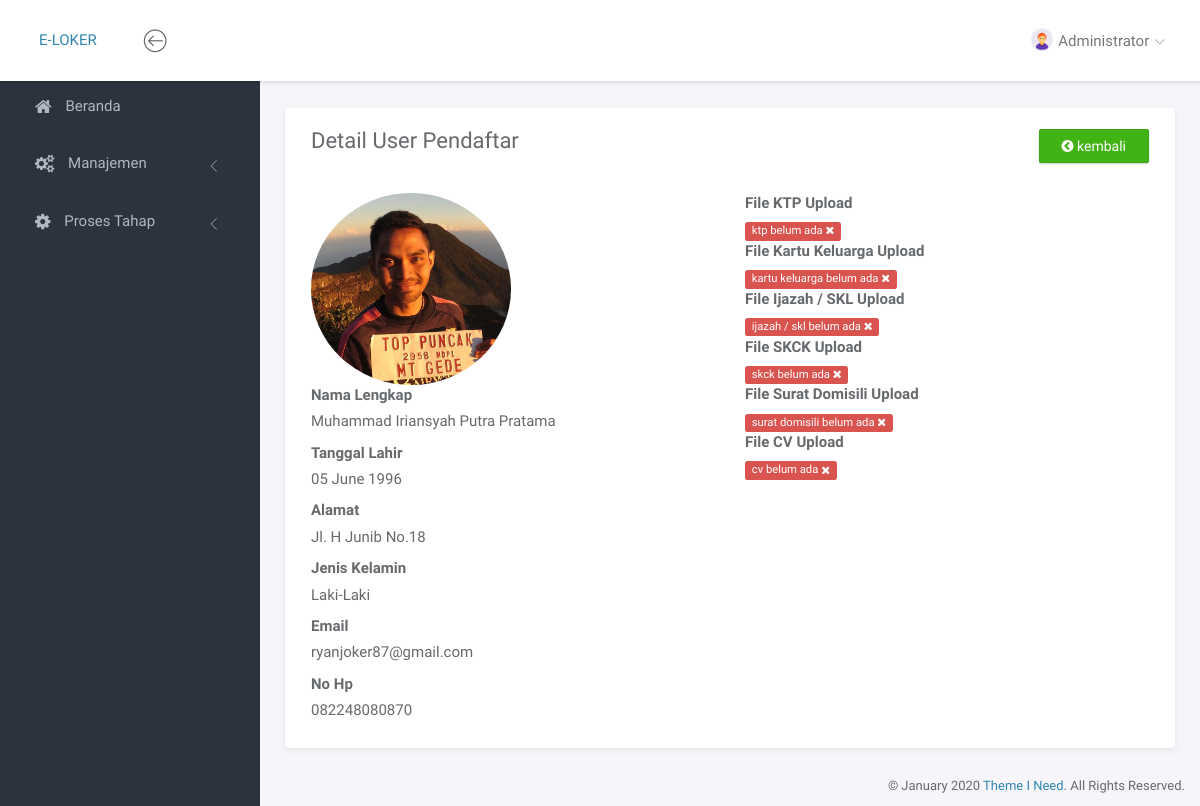
The page /portal/index.php?page=userdetail&id=USER000001 (signed in) on the database as committed earlier.
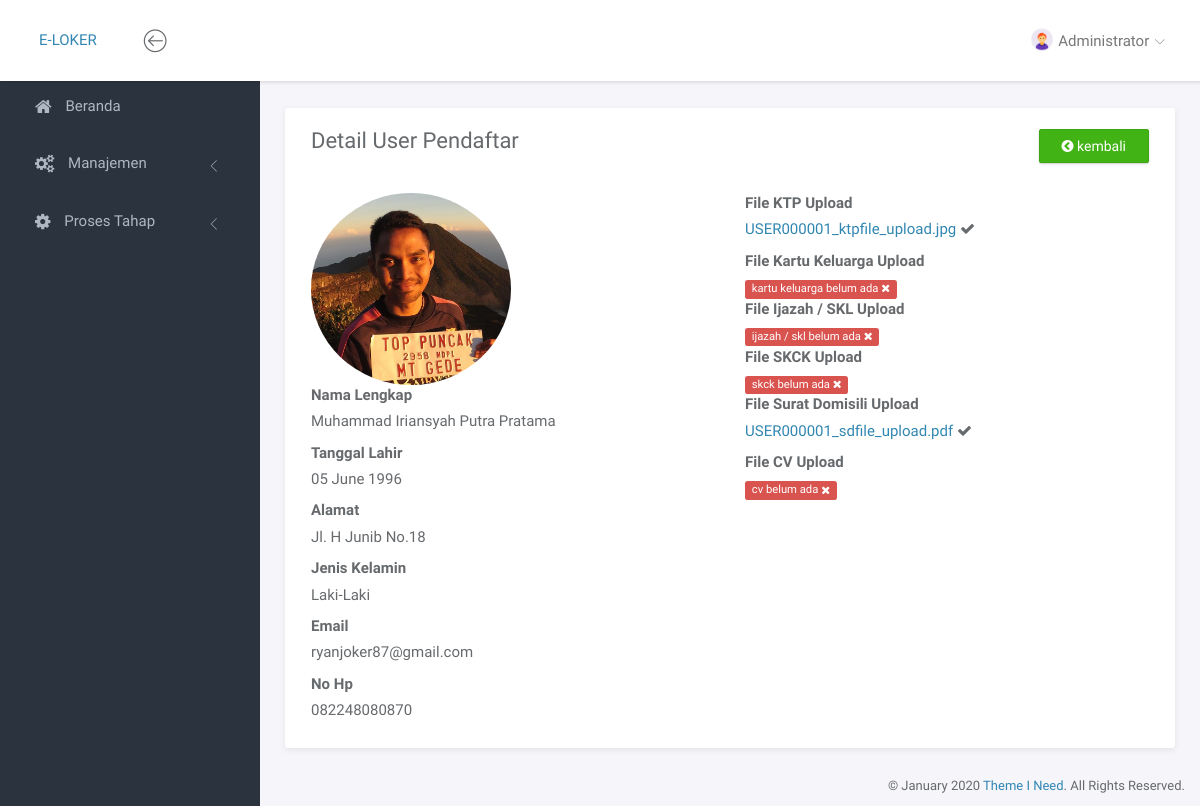
The same page on the database as committed later.
### tables this page shows
CREATE TABLE `pemberkasan` (
  `id` int(10) NOT NULL,
  `user_id` varchar(11) DEFAULT NULL,
  `file_ktp_upload` varchar(100) DEFAULT NULL,
  `file_kk_upload` varchar(100) DEFAULT NULL,
  `file_ijazah_skl_upload` varchar(100) DEFAULT NULL,
  `file_skck_upload` varchar(100) DEFAULT NULL,
  `file_surat_domisili_upload` varchar(100) DEFAULT NULL,
  `file_cv_upload` varchar(100) DEFAULT NULL,
  `pemberkasan_nilai` int(3) DEFAULT NULL,
  `pemberkasan_bobot` int(3) DEFAULT NULL
);

CREATE TABLE `user` (
  `id` varchar(11) NOT NULL,
  `nik` varchar(16) DEFAULT NULL,
  `nama_lengkap` varchar(50) DEFAULT NULL,
  `tgl_lahir` date DEFAULT NULL,
  `alamat` text DEFAULT NULL,
  `jenis_kelamin` enum('L','P') DEFAULT NULL,
  `email` varchar(40) DEFAULT NULL,
  `no_hp` varchar(12) DEFAULT NULL,
  `password` varchar(10) DEFAULT NULL,
  `image_url` varchar(100) DEFAULT NULL,
  `login_terakhir` timestamp NULL DEFAULT NULL
);

### portal/page/admin/user/userdetail.php (the view, shortened to what the changed rows need)
<?php
    $g = mysqli_query($conn, "SELECT * FROM user
                            JOIN pemberkasan ON user.id=pemberkasan.user_id
                            WHERE user.id='$_GET[id]'");
    $data = mysqli_fetch_array($g);
?>
<div class="panel panel-headline">
    <div class="panel-heading">
        <div class="row">
            <div class="col-md-12">
                <div class="pull-left">
                    <h3 class="panel-title">Detail User Pendaftar</h3>
                </div>
                <div class="pull-right">
                    <a href="?page=user" class="btn btn-success"><i class="fa fa-chevron-circle-left"></i> kembali</a>
                </div>
            </div>
        </div>
    </div>
    <div class="panel-body">
        <div class="row">
            <div class="col-md-6">
                <div class="row">
                    <div class="col-md-12">
                        <div clas="form-group">
                            <img src="<?= $data['image_url'] !== null ? 'file/gambar/'.$data['image_url'] : 'assets/img/admin.png'  ?>" class="img-circle" width="200">
                        </div>
                    </div>
                </div>
                <div class="row">
                    <div class="col-md-12">
                        <div clas="form-group">
                            <label>Nama Lengkap</label>
                            <p><?= $data['nama_lengkap'] !== null ? $data['nama_lengkap'] : '-' ?></p>
                        </div>
                    </div>
                </div>
                <div class="row">
                    <div class="col-md-12">
                        <div clas="form-group">
                            <label>Tanggal Lahir</label>
                            <p><?= $data['tgl_lahir'] !== null ? date('d F Y', strtotime($data['tgl_lahir'])) : '-' ?></p>
                        </div>
                    </div>
                </div>
                <div class="row">
                    <div class="col-md-12">
                        <div clas="form-group">
                            <label>Alamat</label>
                            <p><?= $data['alamat'] !== null ? $data['alamat'] : '-' ?></p>
                        </div>
                    </div>
                </div>
                <div class="row">
                    <div class="col-md-12">
                        <div clas="form-group">
                            <label>Jenis Kelamin</label>
                            <p><?= $data['jenis_kelamin'] !== null ? $data['jenis_kelamin'] == 'L' ? 'Laki-Laki' : 'Perempuan' : '-' ?></p>
                        </div>
                    </div>
                </div>
                <div class="row">
                    <div class="col-md-12">
                        <div clas="form-group">
                            <label>Email</label>
                            <p><?= $data['email'] !== null ? $data['email'] : '-' ?></p>
                        </div>
                    </div>
                </div>
                <div class="row">
                    <div class="col-md-12">
                        <div clas="form-group">
                            <label>No Hp</label>
                            <p><?= $data['no_hp'] !== null ? $data['no_hp'] : '-' ?></p>
                        </div>
                    </div>
                </div>
            </div>
            <div class="col-md-6">
                <div class="row">
                    <div class="col-md-12">
                        <div clas="form-group">
                            <label>File KTP Upload</label>
                            <?= $data[13] !== null ? '<p><a target="_blank" href="file/pemberkasan/'.$data[13].'">'.$data[13].'</a> <i class="fa fa-check"></i></p>' : '<br /><span class="label label-danger">ktp belum ada <i class="fa fa-remove"></i></span>' ?>
                        </div>
                    </div>
                </div>
                <div class="row">
                    <div class="col-md-12">
                        <div clas="form-group">
                            <label>File Kartu Keluarga Upload</label>
                            <?= $data[14] !== null ? '<p><a target="_blank" href="file/pemberkasan/'.$data[14].'">'.$data[14].'</a> <i class="fa fa-check"></i></p>' : '<br /><span class="label label-danger">kartu keluarga belum ada <i class="fa fa-remove"></i></span>' ?>
                        </div>
                    </div>
                </div>
                <div class="row">
                    <div class="col-md-12">
                        <div clas="form-group">
                            <label>File Ijazah / SKL Upload</label>
                            <?= $data[15] !== null ? '<p><a target="_blank" href="file/pemberkasan/'.$data[15].'">'.$data[15].'</a> <i class="fa fa-check"></i></p>' : '<br /><span class="label label-danger">ijazah / skl belum ada <i class="fa fa-remove"></i></span>' ?>
                        </div>
                    </div>
                </div>
                <div class="row">
                    <div class="col-md-12">
                        <div clas="form-group">
                            <label>File SKCK Upload</label>
                            <?= $data[16] !== null ? '<p><a target="_blank" href="file/pemberkasan/'.$data[16].'">'.$data[16].'</a> <i class="fa fa-check"></i></p>' : '<br /><span class="label label-danger">skck belum ada <i class="fa fa-remove"></i></span>' ?>
                        </div>
                    </div>
                </div>
                <div class="row">
                    <div class="col-md-12">
                        <div clas="form-group">
                            <label>File Surat Domisili Upload</label>
                            <?= $data[17] !== null ? '<p><a target="_blank" href="file/pemberkasan/'.$data[17].'">'.$data[17].'</a> <i class="fa fa-check"></i></p>' : '<br /><span class="label label-danger">surat domisili belum ada <i class="fa fa-remove"></i></span>' ?>
                        </div>
                    </div>
                </div>
                <div class="row">
                    <div class="col-md-12">
                        <div clas="form-group">
                            <label>File CV Upload</label>
                            <?= $data[18] !== null ? '<p><a target="_blank" href="file/pemberkasan/'.$data[18].'">'.$data[18].'</a> <i class="fa fa-check"></i></p>' : '<br /><span class="label label-danger">cv belum ada <i class="fa fa-remove"></i></span>' ?>
                        </div>
                    </div>
                </div>
            </div>
        </div>
    </div>
</div>

Rows that differ between the two databases and show on the page:
changed pemberkasan "Muhammad Iriansyah Putra Pratama": file_ktp_upload (not shown) → "USER000001_ktpfile_upload.jpg"; file_surat_domisili_upload (not shown) → "USER000001_sdfile_upload.pdf"
Other text that changed with them:
text no longer shown: "ktp belum ada surat domisili belum ada"
